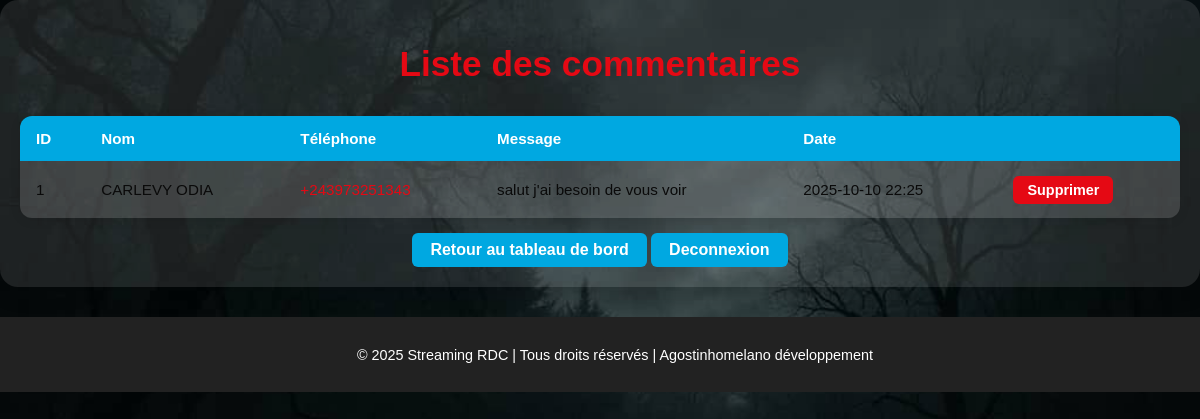
Page /admin/liste_commentaires on the earlier database version.
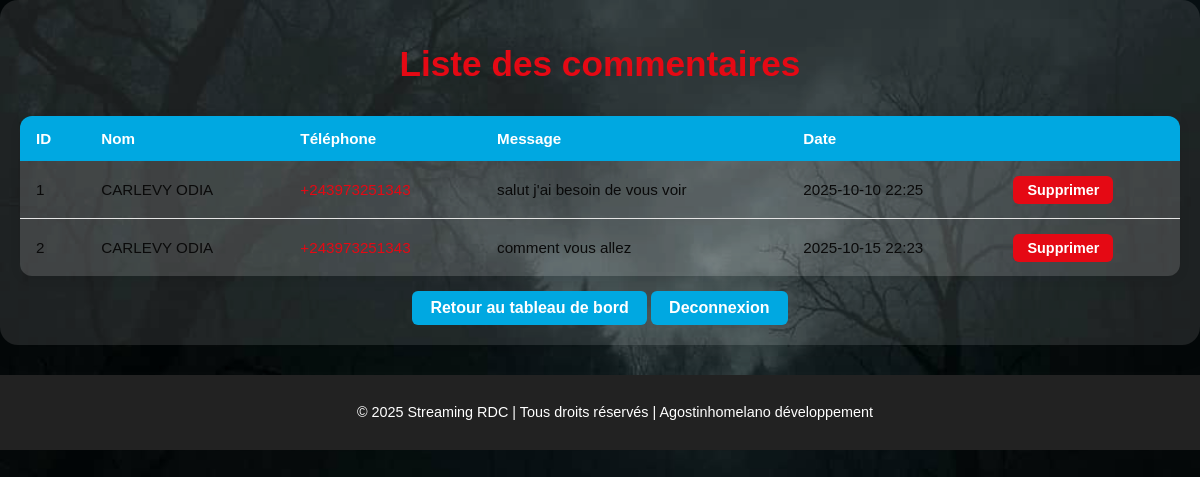
Same page on the later database version.
### app.py (models this page shows)
class Commentaire(db.Model):
    id = db.Column(db.Integer, primary_key=True)
    nom = db.Column(db.String(30), nullable=False)
    tel = db.Column(db.String(30), nullable=False)
    message = db.Column(db.String(500), nullable=False)
    date_post = db.Column(db.DateTime, default=datetime.utcnow)

### app.py (the view)
@app.route("/admin/liste_commentaires")
def liste_commentaires():
    commentaires = Commentaire.query.all()
    return render_template("admin/commentaire.html", commentaires=commentaires)

### templates/admin/commentaire.html (shortened to what this page needs)
<!DOCTYPE html>
<html lang="fr">
<head>
  <link rel="stylesheet" href="{{ url_for('static', filename='css/admin.css') }}">
</head>
<body>
  <div class="admin-container">
    <h1>Liste des commentaires</h1>
    <div class="table-responsive">
      <table class="admin-table">
        <thead>
          <tr>
            <th>ID</th>
            <th>Nom</th>
            <th>Téléphone</th>
            <th>Message</th>
            <th>Date</th>
            <th></th>
          </tr>
        </thead>
        <tbody>
          {% for c in commentaires %}
          <tr>
            <td data-label="ID">{{ c.id }}</td>
            <td data-label="Nom">{{ c.nom }}</td>
            <td data-label="Téléphone"><a href="https://wa.me/{{ c.tel }}" target="_blank">{{ c.tel }}</a></td>
            <td data-label="Message">{{ c.message }}</td>
            <td data-label="Date">{{ c.date_post.strftime('%Y-%m-%d %H:%M') }}</td>
            <td>
              <form action="{{ url_for('supprimer_commentaire', id=c.id) }}" method="post" class="delete-form">
                <button type="submit" class="btn-admin">Supprimer</button>
              </form>
            </td>
          </tr>
          {% endfor %}
        </tbody>
      </table>
    </div>
    <a href="{{ url_for('accueil_admin') }}" class="btn-retour">Retour au tableau de bord</a>
    <a href="{{url_for('deconnexion_admin')}}" class="btn-retour">Deconnexion</a>
  </div>
  <footer>
    <p>© 2025 Streaming RDC | Tous droits réservés | Agostinhomelano développement</p>
  </footer>
</body>
</html>

Differences in the rows shown:
added Commentaire: id "2", nom "CARLEVY ODIA", message "comment vous allez", date_post "2025-10-15 22:23"
